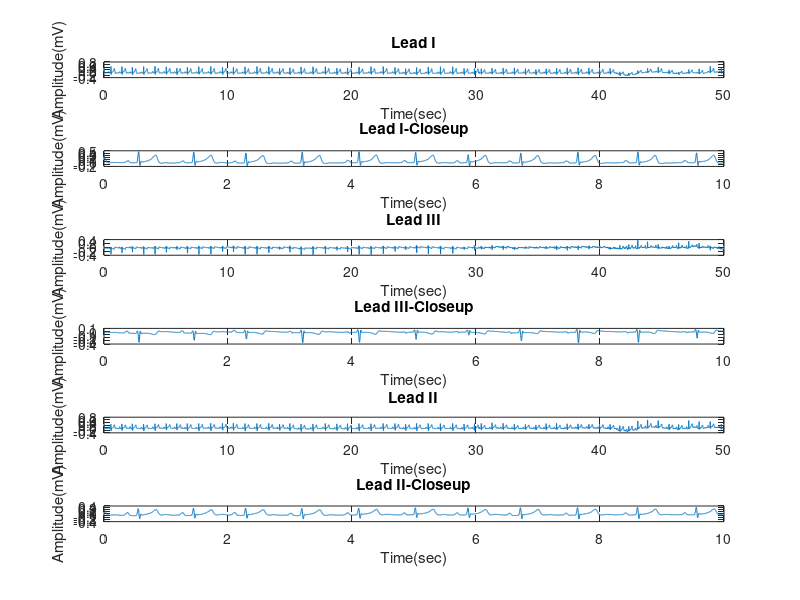
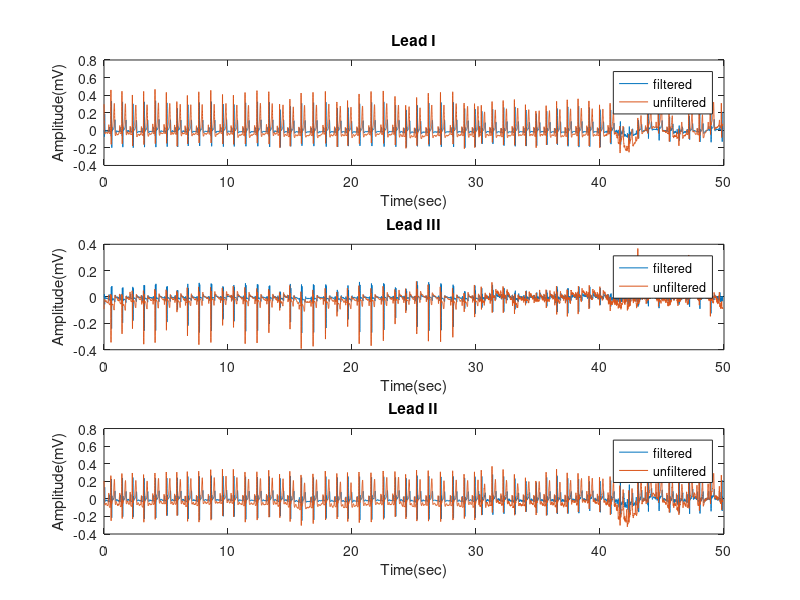
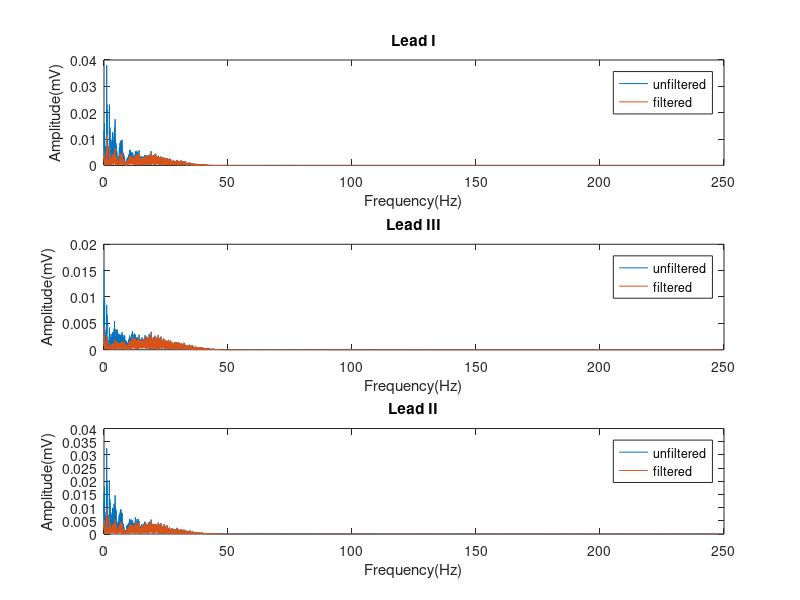

The MATLAB script that drew these images, in order: (Note: this script raises an error after producing the figures.)
%QRS detection%
%See added text/PDF for info of the nature of the recording
%import raw data
clear all; clc;
data = fopen('Recording1.txt','rt');
A = textscan(data, '%f%f%f', 'MultipleDelimsAsOne',true, 'Delimiter','[;', 'HeaderLines',1);
time_vec=[0:length(A{1})-1]/500;
fclose(data);
fc = 8;fc2=50;fs=length(A{1})/49.962; 
%for IIR filter
%[b,a] = butter(2,[fc/(fs/2) fc2/(fs/2)],'bandpass');%freqz(b,a); %to see the filter's graph
%for FIR filter
b=fir1(48,[fc/(fs/2) fc2/(fs/2)],'bandpass');a=1;

%% 
%ECG before manipulation
figure(1);
subplot(6,1,1);plot(time_vec,A{1});xlabel('Time(sec)');ylabel('Amplitude(mV)');title('Lead I');
subplot(6,1,2);plot(time_vec(1:5000),A{1}(1:5000));xlabel('Time(sec)');
ylabel('Amplitude(mV)');title('Lead I-Closeup');
subplot(6,1,3);plot(time_vec,A{2});xlabel('Time(sec)');ylabel('Amplitude(mV)');title('Lead III');
subplot(6,1,4);plot(time_vec(1:5000),A{2}(1:5000));xlabel('Time(sec)');
ylabel('Amplitude(mV)');title('Lead III-Closeup');
subplot(6,1,5);plot(time_vec,A{3});xlabel('Time(sec)');ylabel('Amplitude(mV)');title('Lead II');
subplot(6,1,6);plot(time_vec(1:5000),A{3}(1:5000));xlabel('Time(sec)');
ylabel('Amplitude(mV)');title('Lead II-Closeup');
%% 
%filtering
figure(2);
subplot(3,1,1);filt_lead_1=filter(b,a,A{1});plot(time_vec,filt_lead_1);hold on;
plot(time_vec,A{1});legend('filtered','unfiltered');xlabel('Time(sec)');
ylabel('Amplitude(mV)');title('Lead I');
subplot(3,1,2);filt_lead_3=filter(b,a,A{2});plot(time_vec,filt_lead_3);hold on;
plot(time_vec,A{2});legend('filtered','unfiltered');xlabel('Time(sec)');
ylabel('Amplitude(mV)');title('Lead III');
subplot(3,1,3);filt_lead_2=filter(b,a,A{3});plot(time_vec,filt_lead_2);hold on;
plot(time_vec,A{3});legend('filtered','unfiltered');xlabel('Time(sec)');
ylabel('Amplitude(mV)');title('Lead II');
%%
%ECG fourier tranform
%Code is clumsy because it's not our code =]
L=length(A{1});
lead_1_fourier=fft(A{1});filt_lead_1_fourier=fft(filt_lead_1);
lead_3_fourier=fft(A{2});filt_lead_3_fourier=fft(filt_lead_3);
lead_2_fourier=fft(A{3});filt_lead_2_fourier=fft(filt_lead_2);
P2org1 = abs(lead_1_fourier/L);P2org2 = abs(filt_lead_1_fourier/L);P2org3 = abs(lead_3_fourier/L);
P2org4 = abs(filt_lead_3_fourier/L);P2org5 = abs(lead_2_fourier/L);P2org6 = abs(filt_lead_2_fourier/L);
P1org1 = P2org1(1:L/2+1);P1org2 = P2org2(1:L/2+1);P1org3 = P2org3(1:L/2+1);
P1org4 = P2org4(1:L/2+1);P1org5 = P2org5(1:L/2+1);P1org6 = P2org6(1:L/2+1);
P1org1(2:end-1) = 2*P1org1(2:end-1);P1org2(2:end-1) = 2*P1org2(2:end-1);
P1org3(2:end-1) = 2*P1org3(2:end-1);P1org4(2:end-1) = 2*P1org4(2:end-1);
P1org5(2:end-1) = 2*P1org5(2:end-1);P1org6(2:end-1) = 2*P1org6(2:end-1);
freq_vec = fs*(0:(L/2))/L; % Define the frequency domain f

figure(3);
subplot(3,1,1);plot(freq_vec,P1org1);hold on;
plot(freq_vec,P1org2);legend('unfiltered','filtered');xlabel('Frequency(Hz)');
ylabel('Amplitude(mV)');title('Lead I');
subplot(3,1,2);plot(freq_vec,P1org3);hold on;
plot(freq_vec,P1org4);legend('unfiltered','filtered');xlabel('Frequency(Hz)');
ylabel('Amplitude(mV)');title('Lead III');
subplot(3,1,3);plot(freq_vec,P1org5);hold on;
plot(freq_vec,P1org6);legend('unfiltered','filtered');xlabel('Frequency(Hz)');
ylabel('Amplitude(mV)');title('Lead II');

%%
%QRS recognition- AF2
%See article: "A comparison of the Noise sensitivity of Nine QRS Detection Algorithms- Gary M. Friesen, Thomas C. Jannett"
%only one lead is required, Lead II was chosen
thresh1=0.4*max(filt_lead_1);thresh3=0.4*max(filt_lead_3);thresh2=0.4*max(filt_lead_2);                 %Setting threshold
Y0_1=abs(filt_lead_1);Y0_2=abs(filt_lead_2);Y0_3=abs(filt_lead_3);                                      %Taking the absolute value of the signal
Y1_1=zeros(length(filt_lead_2),1);Y1_2=zeros(length(filt_lead_2),1);Y1_3=zeros(length(filt_lead_2),1);
%Condition 1 of AF2 algorithm
for i=1:length(filt_lead_1)
    if filt_lead_1(i)>=thresh1  
        Y1_1(i)=Y0_1(i);
    else
        Y1_1(i)=thresh1;
    end
end
for i=1:length(filt_lead_2)
    if filt_lead_2(i)>=thresh2
        Y1_2(i)=Y0_2(i);
    else
        Y1_2(i)=thresh2;
    end
end
for i=1:length(filt_lead_3)
    if filt_lead_3(i)>=thresh3
        Y1_3(i)=Y0_3(i);
    else
        Y1_3(i)=thresh3;
    end
end
%Derivative of the signal after condition 1
Y2_1=diff(Y1_1);Y2_2=diff(Y1_2);Y2_3=diff(Y1_3);
%Condition 2 of AF2 algorithm, different threshold was set then the
%original algorithm(original is 0.7), appropriate to our signal
figure(4);
for j=1:length(Y2_2)
    if Y2_2(j)<0.3*max(Y2_2)  %QRS candidates are set
        Y2_2(j)=0;
    end
end
%Taking the local maximum from candidates gives us the extract high peaks of
%candidates
Y2_2=islocalmax(Y2_2);m=[];
for j=1:length(Y2_2)
    if Y2_2(j)==1
       m(end+1)=j;
    end
end
plot(time_vec,A{3},m/500,ones(length(m),1)./2.1,'o');
xline([30 40],'-',{'Standing','Standing & Deep Breaths'});
xlabel('Time(sec)');ylabel('Amplitude(mV)');title('Lead II with QRS');
%%
%Confusion matrix
pred=zeros(length(A{1}),1);true=zeros(length(A{1}),1);
for i=1:length(m)
    pred(m(i))=1;
    true(m(i))=1;
end
true([17414 21292])=1;
figure(6);
confusionchart(true,pred);
title('Confusion Matrix: AF2 QRS detection algorithm')
set(gca,'FontSize',30);
%%
%HR
m(end+1)=17414;m(end+1)=21292;               %QRS who weren't detected added manually to compute HR
m=sort(m);
g1=Y2_2(1:15000);g2=Y2_2(1:20000);g3=Y2_2;
g1=sum(g1);g2=sum(g2);g3=sum(g3);
m1=m(1:g1);m2=m(g1+1:g2);m3=m(g2+1:g3);
HR_sitting=time_vec(m1);HR_standing=time_vec(m2);HR_standing_b=time_vec(m3);
HR_sitting=diff(HR_sitting);HR_standing=diff(HR_standing);HR_standing_b=diff(HR_standing_b);
HR_sitting=60./HR_sitting;HR_standing=60./HR_standing;HR_standing_b=60./HR_standing_b;
std1=std(HR_sitting);std2=std(HR_standing);std3=std(HR_standing_b);
HR_sitting=mean(HR_sitting,2);HR_standing=mean(HR_standing,2);HR_standing_b=mean(HR_standing_b,2);
%%
%Einthoven's law confirmation
Einth=A{1}+A{2}-A{3};
figure(5);
subplot(3,1,1);plot(time_vec,A{1}+A{2});xlabel('time(sec)');ylabel('Amplitude(mV)');
title('Lead I+Lead III');
subplot(3,1,2);plot(time_vec,A{3});xlabel('time(sec)');ylabel('Amplitude(mV)');
title('Lead II');
subplot(3,1,3);plot(time_vec,Einth);xlabel('time(sec)');ylabel('Amplitude(mV)');
title('Lead I+Lead III-Lead II');
%%
%T-test: standard breathing vs heavy breathing while standing
HR_sitting=time_vec(m1);HR_standing=time_vec(m2);HR_standing_b=time_vec(m3);
HR_sitting=diff(HR_sitting);HR_standing=diff(HR_standing);HR_standing_b=diff(HR_standing_b);
HR_sitting=60./HR_sitting;HR_standing=60./HR_standing;HR_standing_b=60./HR_standing_b;
[h,p]=ttest2(HR_standing,HR_standing_b(1:9))
